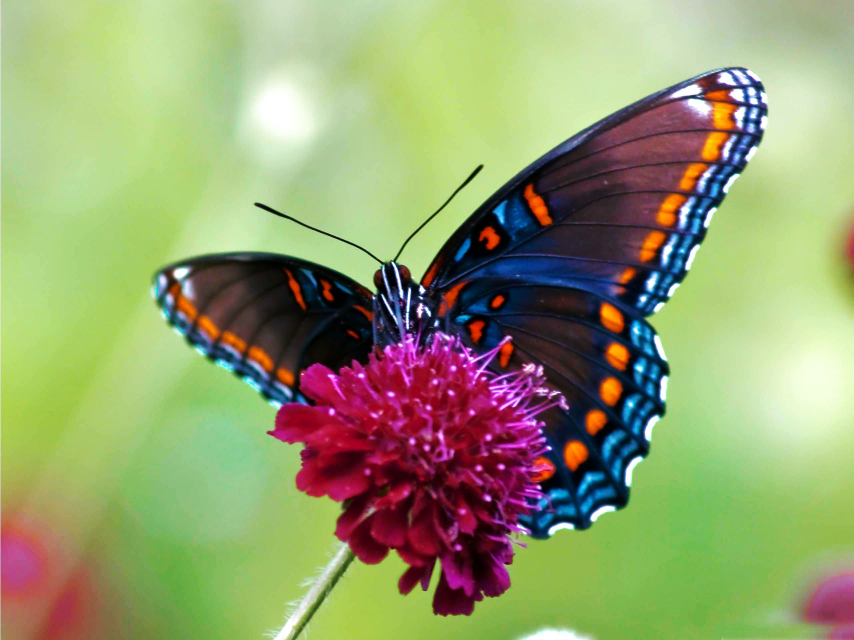
#> input picture papillon.jpeg, 2560 x 1920 px (shown at 1/3 size)
$ jupyter execute colorimetrie.ipynb
#> lines starting #> are read from the running program, lines starting #| are printed output that depends on the picture
# Espace colorimétrique

## Espace RGB

[cell 1]
import numpy as np
import matplotlib.pyplot as plt

[cell 2]
image_rgb=np.array([
                       [

                         [200,100,23],
                         [123,100,43],
                         [122,10,233],


                       ] ,


                       [

                         [254,133,89],
                         [100,233,100],
                         [199,254,73],

                       ]


                    ])


plt.imshow(image_rgb)
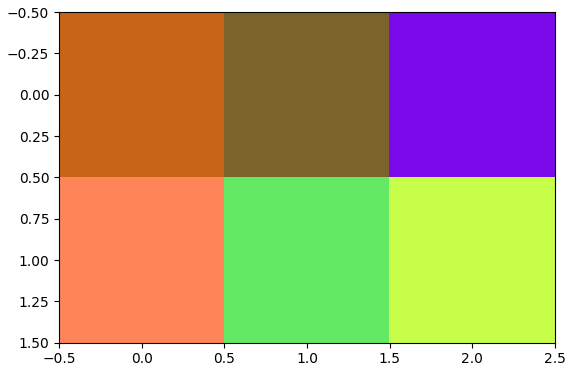
#> figure drawn by matplotlib, 1 panel

[cell 3]
from skimage.io import imshow, imread

[cell 4]
# Exemple 2
rgb_papillon = imread("papillon.jpeg")
#> rgb_papillon is the input picture: shape (1920, 2560, 3); mean R, G, B 148.5, 158.4, 111.4

[cell 5]
imshow(rgb_papillon)

[cell 6]
print("Dimension de l'image : ", rgb_papillon.shape)
#| Dimension de l'image :  (1920, 2560, 3)

[cell 7]
# Affchage de la 1 ére ligne de pixels

[cell 8]
print (rgb_papillon[0])
#> (printed output is left out)

[cell 9]
# Affchage du 1 er pixel

[cell 10]
print (rgb_papillon[0,0])
#| [255 255 248]

## Espace HSV ou TSV

HSV : Hue - Saturation - Value

TSV : Teinte - Saturation - Valeur

### La teinte

La teinte est codée suivant l'angle qui lui correspond sur le cercle de couleur

- 0 ou 360 -> Rouge
- 60       -> Jaune
- 120      -> Vert
- 180      -> Cyan
- 240      -> Bleu
- 300      -> Magenta

### La saturation

La saturation désigne l'intensité de la couleur

- Varie entre 0 et 100 %
- Plus la saturation d'une couleur est faible, plus l'image sera grise

## La valeur

La valeur est la brillance de la couleur

- Varie entre 0 et 100 %
- Plus la valeur d'une couleur est faible, plus la couleur est sombre
- Une valeur de 0 correspond au noir

[cell 11]
# Exemple 3 : Nous convertissons les pixels de l'image du papillon au format HSV

[cell 12]
from skimage.color import rgb2hsv

[cell 13]
hsv_papillon = rgb2hsv(rgb_papillon)
#> hsv_papillon: shape (1920, 2560, 3) float64; mean of channels 0, 1, 2 0.364, 0.475, 0.697

[cell 14]
imshow (hsv_papillon, cmap = "hsv")

# Les images monocanales ou monochrone

Pour une image en couleur au format RGB, u,e image monocanale est obtenue soit :
- en conservant uniquement le canal rouge de l'image
- en conservant uniquement le canal vert de l'image
- en conservant uniquement le canal bleu de l'image
- en calculant une moyenne des 3 canaux RGB de sorte à obtenir une seule valeur (l'image obtenue ici est une image en nuance de gris )

Pour une image en couleur au format HSV, une image monocanale est obtenue soit :
- en conservant uniquement le canal teinte
- en consercant uniquement le canal saturation
- en conservant unqiuement le canal valeur

[cell 15]
# Créer une copie du tableau de pixels rgb_papillon

[cell 16]
rgb_papillon2 = rgb_papillon.copy()

# Image monocanale rouge

[cell 17]
# Récupérer le canal rouge de chaque pixel

[cell 18]
rgb_papillon2_R = rgb_papillon2[:,:,0]
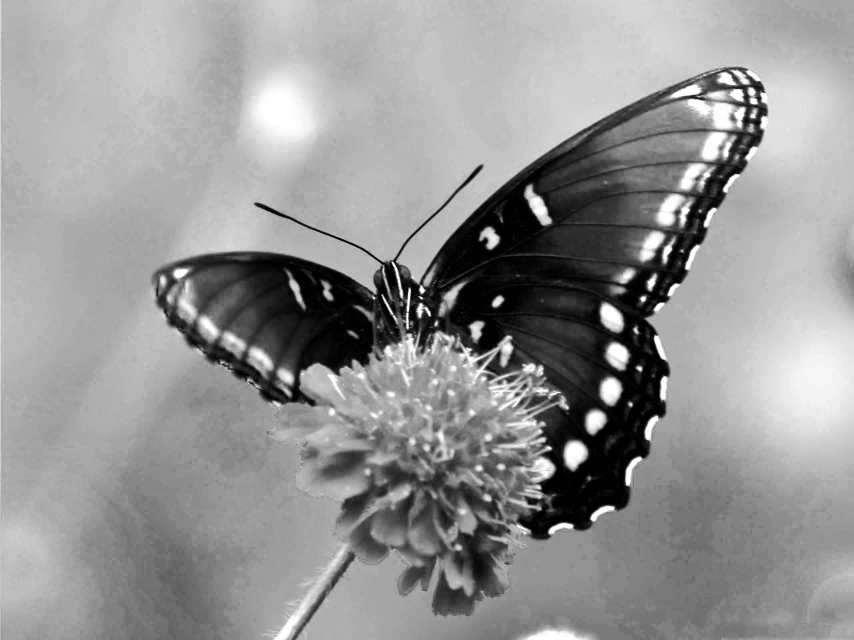
#> rgb_papillon2_R: shape (1920, 2560) (shown at 1/3 size); min 0, max 255, mean 148.5

[cell 19]
# Afficher l'image monocanale rouge

[cell 20]
imshow(rgb_papillon2_R, cmap = "Reds")

# Image monocanale vert

[cell 21]
# Recupérer le canal vert de chaque pixel

[cell 22]
rgb_papillon2_G = rgb_papillon2[:,:,1]
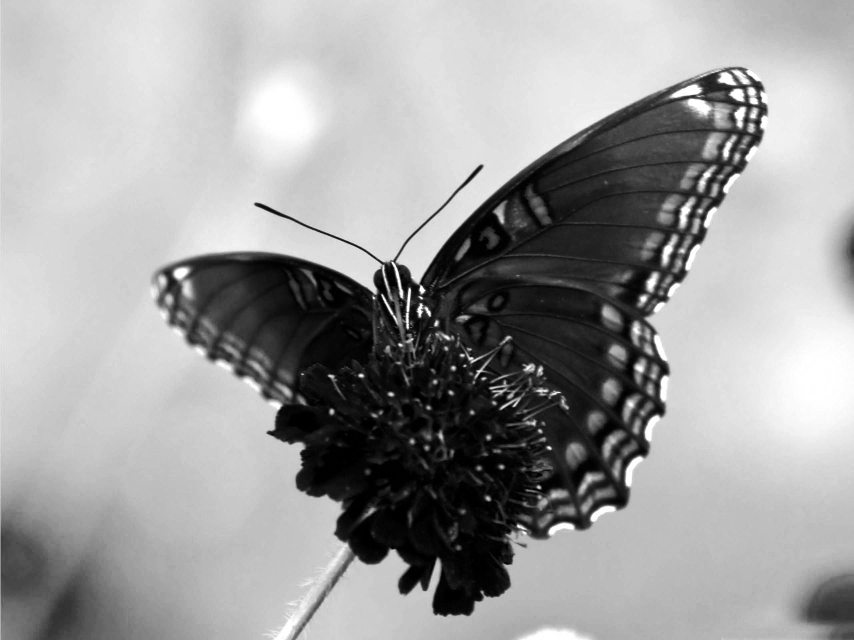
#> rgb_papillon2_G: shape (1920, 2560) (shown at 1/3 size); min 0, max 255, mean 158.4

[cell 23]
# Afficher l'image monocanale vert
imshow(rgb_papillon2_G, cmap = "Greens")

[cell 24]
# Recupérer le canal bleu de chaque pixel
rgb_papillon2_B = rgb_papillon2[:,:,2]
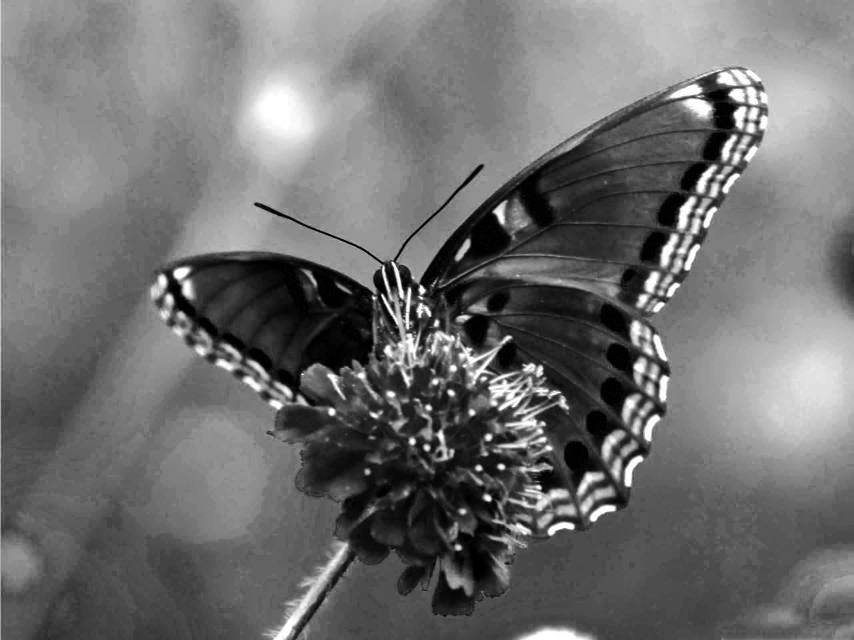
#> rgb_papillon2_B: shape (1920, 2560) (shown at 1/3 size); min 0, max 255, mean 111.4
# Afficher l'image monocanale verte
imshow(rgb_papillon2_B, cmap = "Blues")

# Représentation complète

[cell 25]
fig,ax = plt.subplots(1,4,figsize = (20,4))
ax[0].imshow(rgb_papillon2)
ax[0].set_title('Original')
ax[1].imshow(rgb_papillon2_R, cmap = "Reds")
ax[1].set_title('Canal Rouge')
ax[2].imshow(rgb_papillon2_G, cmap = "Greens")
ax[2].set_title('Canal Vert')
ax[3].imshow(rgb_papillon2_B, cmap = "Blues")
ax[3].set_title('Canal Bleu')

[cell 26]
# Créer une copie du tableau de pixels hsv_papillon
hsv_papillon2 = hsv_papillon.copy()

# Image monocanale Teinte

[cell 27]
# Récuoérer le canal teinte de chaque pixel
hsv_papillon2_T = hsv_papillon2[:,:,0]
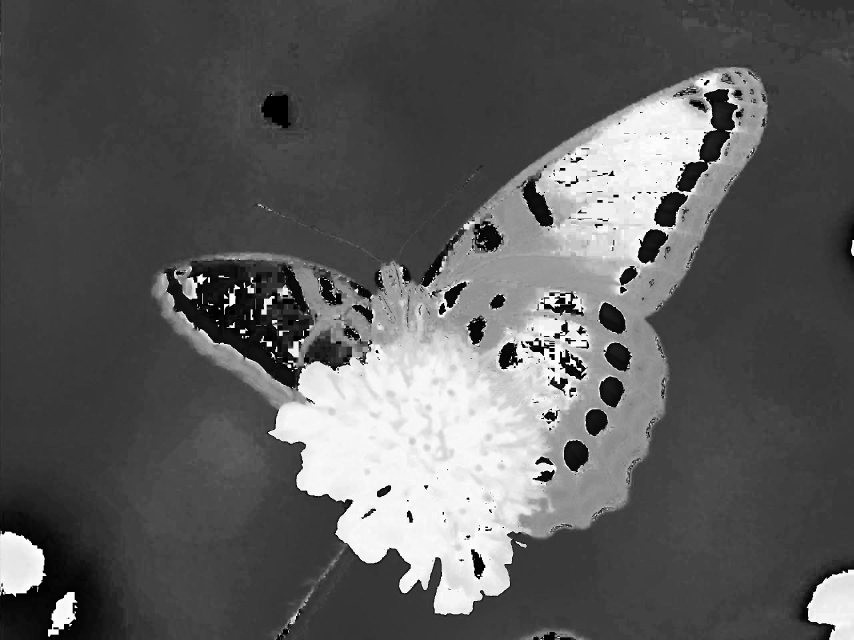
#> hsv_papillon2_T: shape (1920, 2560) float64 (shown at 1/3 size); min 0, max 0.999, mean 0.364

[cell 28]
# Afficher l'image monocanale teinte
imshow(hsv_papillon2_T, cmap = "hsv")

# Image monocanale Saturation

[cell 29]
# Récuoérer le canal saturation de chaque pixel
hsv_papillon2_S = hsv_papillon2[:,:,1]
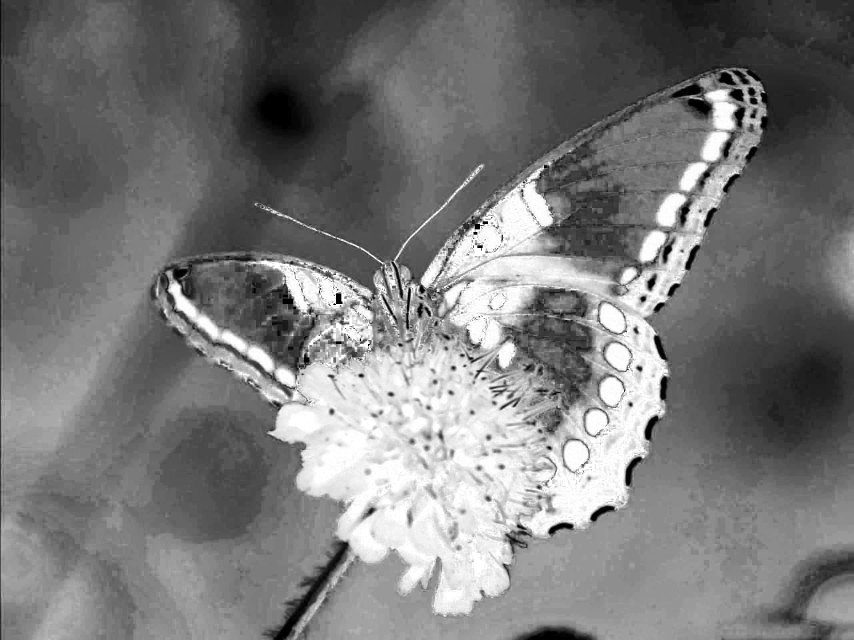
#> hsv_papillon2_S: shape (1920, 2560) float64 (shown at 1/3 size); min 0, max 1, mean 0.475

[cell 30]
# Afficher l'image monocanale saturation
imshow(hsv_papillon2_S, cmap = "hsv")

# Image monocanale Valeur

[cell 31]
# Récuoérer le canal valeur de chaque pixel
hsv_papillon2_V = hsv_papillon2[:,:,2]
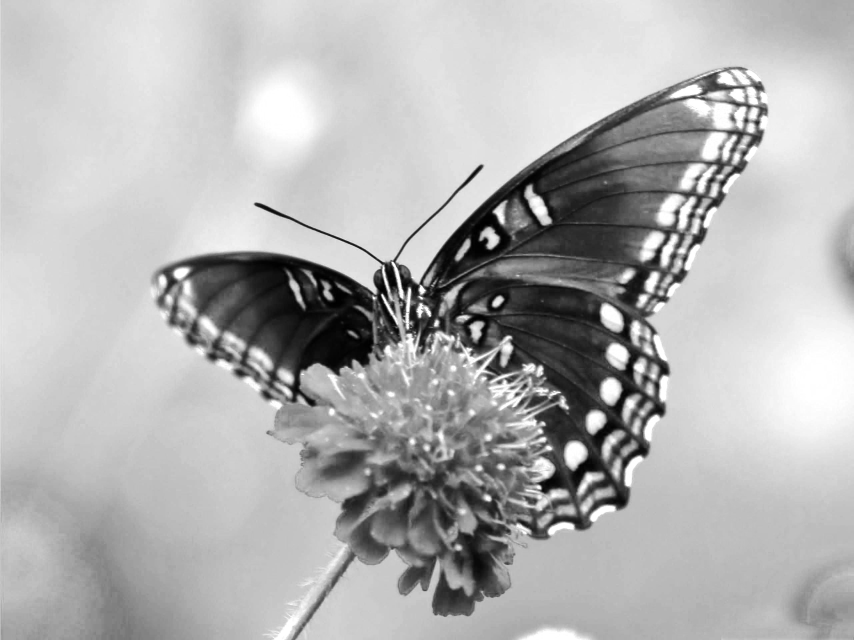
#> hsv_papillon2_V: shape (1920, 2560) float64 (shown at 1/3 size); min 0, max 1, mean 0.697

[cell 32]
# Afficher l'image monocanale valeur
imshow(hsv_papillon2_V, cmap = "hsv")

# Représentation complète

[cell 33]
fig,ax = plt.subplots(1,4,figsize = (20,4))
ax[0].imshow(hsv_papillon2)
ax[0].set_title('Original')
ax[1].imshow(hsv_papillon2_T, cmap = "hsv")
ax[1].set_title('Canal Teinte')
ax[2].imshow(hsv_papillon2_S, cmap = "hsv")
ax[2].set_title('Canal Saturation')
ax[3].imshow(hsv_papillon2_V, cmap = "hsv")
ax[3].set_title('Canal Valeur')

$ run again, with bill.jpg copied over papillon.jpeg
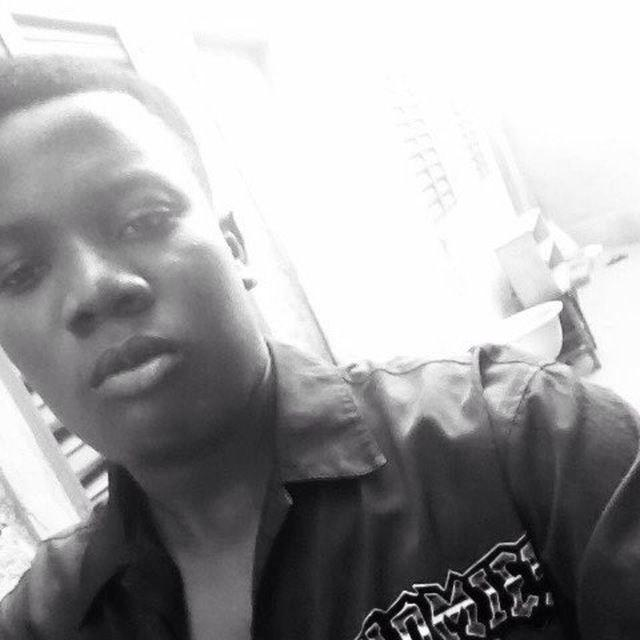
#> input picture bill.jpg, 640 x 640 px
#> rgb_papillon is the input picture: shape (640, 640, 3); mean R, G, B 164, 163.5, 164.6
#| Dimension de l'image :  (640, 640, 3)
#> (printed output is left out)
#| [252 252 252]
#> hsv_papillon: shape (640, 640, 3) float64; mean of channels 0, 1, 2 0.303, 0.022, 0.645
#> `hsv_papillon2_T = hsv_papillon2[:,:,0]`:
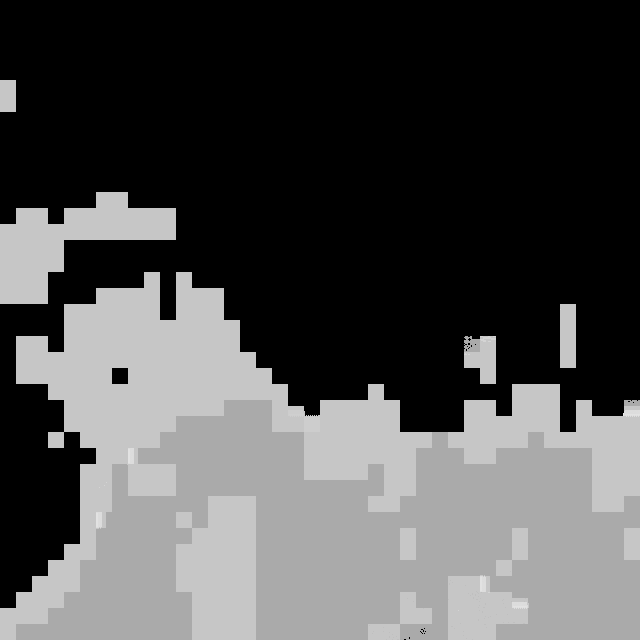
#> hsv_papillon2_T: shape (640, 640) float64; min 0, max 0.917, mean 0.303
#> `hsv_papillon2_S = hsv_papillon2[:,:,1]`:
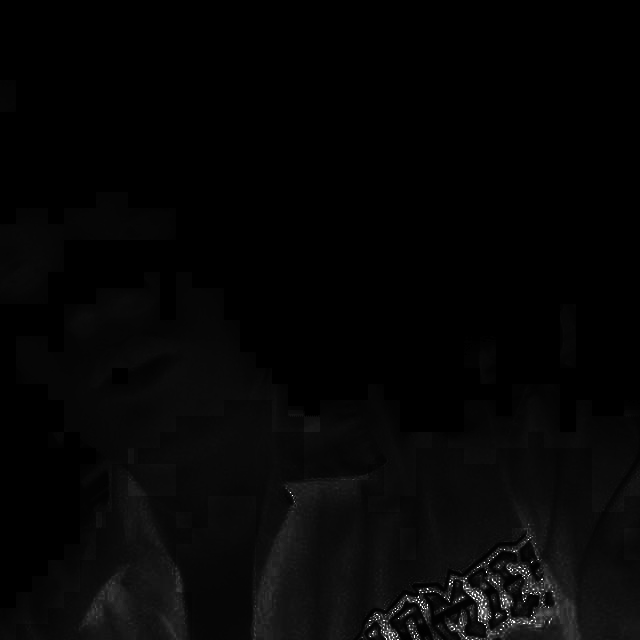
#> hsv_papillon2_S: shape (640, 640) float64; min 0, max 1, mean 0.022
